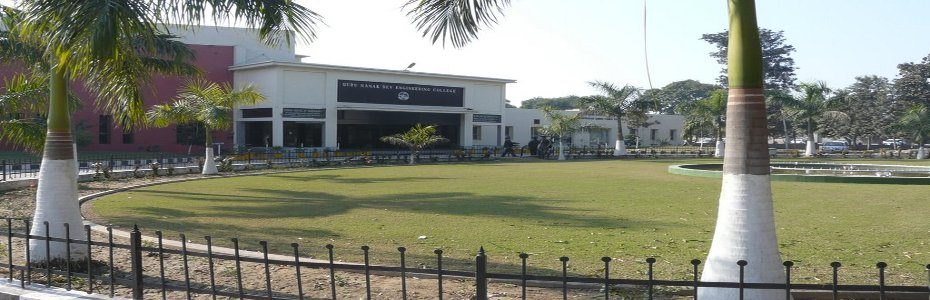
#> input picture cv_api/images/foto.jpg, 930 x 300 px, given in place of foto.jpeg, which was not available
$ python bricks.py
#> lines starting #> are read from the running program, lines starting #| are printed output that depends on the picture; after the words box and inside, x2 and y2 are one past the last pixel; in counts of white or black regions, pixels touching at a corner belong together; pictures that were not available may be replaced by others from this repository, and a replacement may not be noted
import cv2
import numpy as np
img = cv2.imread('images/foto.jpeg',0)
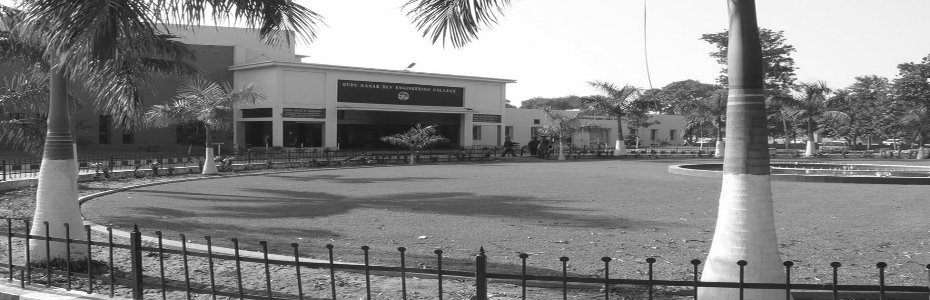
#> img: shape (300, 930); min 9, max 255, mean 133.3
ret,thresh1 = cv2.threshold(img,127,255,cv2.THRESH_BINARY)
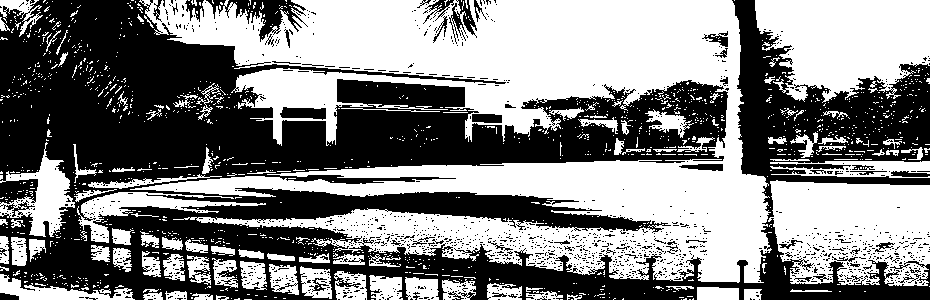
#> thresh1: shape (300, 930); 51.4% white; 1481 black regions (1428 under 20 px), largest, box (x1, y1, x2, y2) and area: (0, 0, 930, 300) 126362, (206, 0, 308, 42) 1451, (449, 0, 477, 44) 464

edge = cv2.Canny(thresh1,200,200)
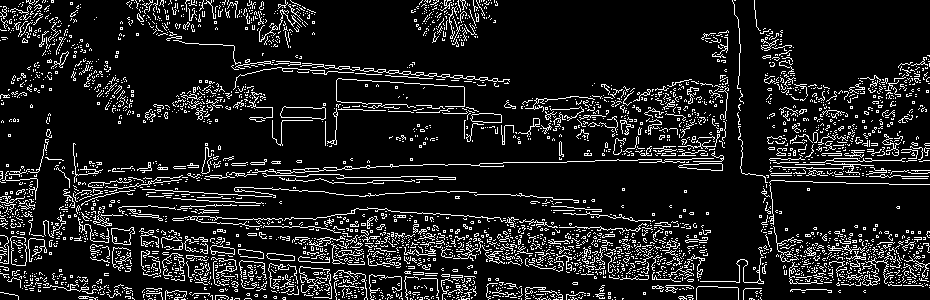
#> edge: shape (300, 930); 11.6% white in thin lines or dots
for num in edge:
	cv2.imshow('dsfds',edge)

	cv2.waitKey(0)
#> (the run stopped early here; a loop or call above may not have finished)

$ run again, with cv_api/images/0.jpg copied over cv_api/images/foto.jpg
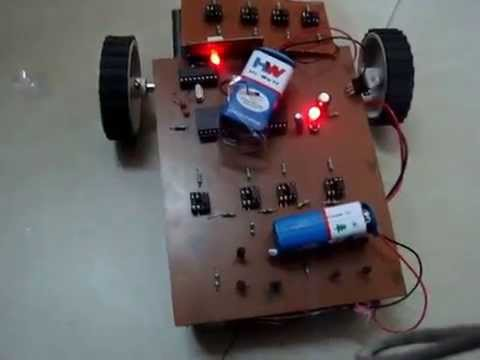
#> input picture cv_api/images/0.jpg, 480 x 360 px, given in place of foto.jpeg, which was not available
#> `ret,thresh1 = cv2.threshold(img,127,255,cv2.THRESH_BINARY)`:
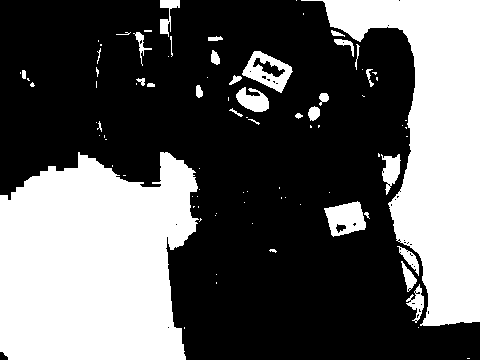
#> thresh1: shape (360, 480); 37.3% white; 88 white regions (57 under 20 px), largest, box (x1, y1, x2, y2) and area: (0, 152, 199, 360) 33936, (301, 0, 480, 326) 25128, (324, 201, 366, 237) 981
#> `edge = cv2.Canny(thresh1,200,200)`:
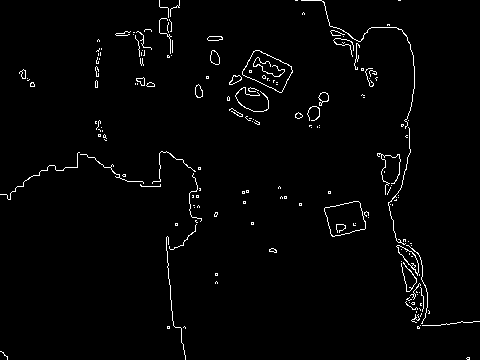
#> edge: shape (360, 480); 1.9% white in thin lines or dots
